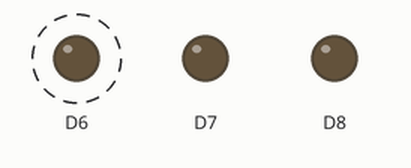
The sketch below on a simulated Arduino Due. On the bench: output pins drawn as LEDs (lit = HIGH). Dashed ring = blinking. Pins used as bus, display or sensor lines are not drawn; what the sketch prints to the serial monitor is not drawn.

Above: at 0.6 s.
Timing chart, 0 to 3.0 s (numbered marks = the images above):
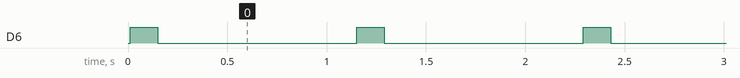

The sketch:

part3-2.ino
```cpp
#include <SPI.h>
#include "FXOS8700CQ.h"

FXOS8700CQ sensor;

void setup() {
  pinMode(6, OUTPUT);
  pinMode(7, OUTPUT);
  pinMode(8, OUTPUT);
  digitalWrite(6, LOW);
  digitalWrite(7, LOW);
  digitalWrite(8, LOW);

  // Initialize SerialUSB
  SerialUSB.begin(9600);
  while(!SerialUSB);
  SerialUSB.println("Serial configured; setup SPI");

  // Initialize SPI
  SPI.begin();

  // Initialize sensor
  sensor = FXOS8700CQ();
  sensor.init();
  delay(10); //delay to initialize fully

  // check WhoAmI
  sensor.checkWhoAmI();

}

void loop() {
//Fill code here to read from chip
//  sensor.readMagData();
//
//  SerialUSB.print("X value = ");
//  SerialUSB.println(sensor.magData.x);
//
//  SerialUSB.print("Y value = ");
//  SerialUSB.println(sensor.magData.y);
//
//  SerialUSB.print("Z value = ");
//  SerialUSB.println(sensor.magData.z);
//
//  SerialUSB.println("");
  uint8_t who;
  SerialUSB.println("Start reads");
  digitalWrite(6, HIGH);
  for (int i = 0; i < 10000; i++) {

      sensor.readReg(FXOS8700CQ_WHO_AM_I);

  }
  digitalWrite(6, LOW);
  SerialUSB.println("End Reads");
  delay(1000);

}
```

FXOS8700CQ.cpp
```cpp
#include "FXOS8700CQ.h"
#include <math.h>

//******************************************************************************
// Public Function Definitions
//------------------------------------------------------------------------------

//------------------------------------------------------------------------------
// FXOS8700CQ(): Initialize configuration parameters
//------------------------------------------------------------------------------
FXOS8700CQ::FXOS8700CQ() {
		magODR = MODR_100HZ; // Magnetometer data/sampling rate
		magOSR = MOSR_5;     // Choose magnetometer oversample rate

    pinMode(CS_PIN, OUTPUT);        // Select the GPIO Pin 51 as SPI Chip Select
    digitalWrite(CS_PIN, HIGH);     // Set Pin to high (Active Low)
}

//------------------------------------------------------------------------------
// writeReg(): Writes to a register
//------------------------------------------------------------------------------
void FXOS8700CQ::writeReg(uint8_t reg, uint8_t data) {
  spi_write_cmd(reg, data);
}

//------------------------------------------------------------------------------
// readReg(): Reads from a register
//------------------------------------------------------------------------------
uint8_t FXOS8700CQ::readReg(uint8_t reg) {
  return spi_read_cmd(reg);
}

//------------------------------------------------------------------------------
// readMagData(): Read the magnometer X, Y and Z axisdata
//------------------------------------------------------------------------------
void FXOS8700CQ::readMagData() {
  //read X
  magData.x = readReg(FXOS8700CQ_M_OUT_X_LSB); //read lower 8 bits
  magData.x |= readReg(FXOS8700CQ_M_OUT_X_MSB) << 8;  //read upper 8 bits
  //read Y
  magData.y = readReg(FXOS8700CQ_M_OUT_Y_LSB); //read lower 8 bits
  magData.y |= readReg(FXOS8700CQ_M_OUT_Y_MSB) << 8;  //read upper 8 bits
  //read Z
  magData.z = readReg(FXOS8700CQ_M_OUT_Z_LSB); //read lower 8 bits
  magData.z |= readReg(FXOS8700CQ_M_OUT_Z_MSB) << 8;  //read upper 8 bits
}

//------------------------------------------------------------------------------
// standby(): Put the FXOS8700CQ into standby mode for writing to registers
//------------------------------------------------------------------------------
void FXOS8700CQ::standby() {
  uint8_t current_config = readReg(FXOS8700CQ_CTRL_REG1);
  writeReg(FXOS8700CQ_CTRL_REG1, current_config & 0xFE); //reset active bit to be in standby mode so we can change this register safely

}

//------------------------------------------------------------------------------
// active(): Put the FXOS8700CQ into active mode to output data
//------------------------------------------------------------------------------
void FXOS8700CQ::active() {
  uint8_t current_config = readReg(FXOS8700CQ_CTRL_REG1);
  writeReg(FXOS8700CQ_CTRL_REG1, current_config | 0x1); //set active mode bit to resume operation

}

//------------------------------------------------------------------------------
// init(): Initialize the magnetometer
//         This function will put the magnetometer in standby mode, modify the
//         registers that put the device in mag-only mode, set the correct data
//         rate (ODR) and oversampling rate (OSR) for the magnetometer and put
//         it back in active mode
//------------------------------------------------------------------------------
void FXOS8700CQ::init() {

  standby();

  //Write CTRL_REG1 for ODR
  uint8_t current_config = readReg(FXOS8700CQ_CTRL_REG1);
  current_config |= magODR << 3; // set output data rate bits
  //datasheet does not indicate it needs to be in standby mode to set magnetometer ctrl regs
  writeReg(FXOS8700CQ_CTRL_REG1, current_config);

  //Write M_CTRL_REG1 for OSR, mag only mode
  current_config = readReg(FXOS8700CQ_M_CTRL_REG1);
  current_config &= 0xE0; //reset lower 5 bits
  current_config |= (magOSR << 2) | 0x1; // set bits for over sampling rate, and set only magnetometer to be active
  writeReg(FXOS8700CQ_M_CTRL_REG1, current_config);

  active();

}

//------------------------------------------------------------------------------
// checkWhoAmI(): Check the whoAmI register
//------------------------------------------------------------------------------
void FXOS8700CQ::checkWhoAmI(void) {
  whoAmIData = readReg(FXOS8700CQ_WHO_AM_I);
  if (whoAmIData == WHO_AM_I_VAL)
    SerialUSB.println("Who Am I check passed");
  else {
    SerialUSB.print("Who Am I check failed: ");
    SerialUSB.println(whoAmIData, HEX);
  }
}

//*****************************************************************************
```

FXOS8700CQ.h
```cpp
//------------------------------------------------------------------------------
// FXOS8700CQ Driver Header File
// Original Author: Matt Warner <mlw2224@rit.edu>
// The FXOS8700CQ is an accelerometer I2C/SPI sensor which is 3.3V tolerant.
//------------------------------------------------------------------------------

#ifndef FXOS8700CQ_H_
#define FXOS8700CQ_H_

#include <Arduino.h>
#include <SPI.h>
#include "spi_trans.h"

// Chip Select Pin for SPI
#define CS_PIN 51

// WHO_AM_I data value
#define WHO_AM_I_VAL 0xC7

//------------------------------------------------------------------------------
// Register Addresses
//------------------------------------------------------------------------------
#define FXOS8700CQ_STATUS           0x00
#define FXOS8700CQ_DR_STATUS        0x00
#define FXOS8700CQ_F_STATUS         0x00
#define FXOS8700CQ_OUT_X_MSB        0x01
#define FXOS8700CQ_OUT_X_LSB        0x02
#define FXOS8700CQ_OUT_Y_MSB        0x03
#define FXOS8700CQ_OUT_Y_LSB        0x04
#define FXOS8700CQ_OUT_Z_MSB        0x05
#define FXOS8700CQ_OUT_Z_LSB        0x06
#define FXOS8700CQ_F_SETUP          0x09
#define FXOS8700CQ_TRIG_CFG         0x0A
#define FXOS8700CQ_SYSMOD           0x0B
#define FXOS8700CQ_INT_SOURCE       0x0C
#define FXOS8700CQ_WHO_AM_I         0x0D
#define FXOS8700CQ_XYZ_DATA_CFG     0x0E
#define FXOS8700CQ_HP_FILTER_CUTOFF 0x0F
#define FXOS8700CQ_PL_STATUS        0x10
#define FXOS8700CQ_PL_CFG           0x11
#define FXOS8700CQ_PL_COUNT         0x12
#define FXOS8700CQ_PL_BF_ZCOMP      0x13
#define FXOS8700CQ_P_L_THS_REG      0x14
#define FXOS8700CQ_A_FFMT_CFG       0x15
#define FXOS8700CQ_A_FFMT_SRC       0x16
#define FXOS8700CQ_A_FFMT_THS       0x17
#define FXOS8700CQ_A_FFMT_COUNT     0x18
#define FXOS8700CQ_TRANSIENT_CFG    0x1D
#define FXOS8700CQ_TRANSIENT_SRC    0x1E
#define FXOS8700CQ_TRANSIENT_THS    0x1F
#define FXOS8700CQ_TRANSIENT_COUNT  0x20
#define FXOS8700CQ_PULSE_CFG        0x21
#define FXOS8700CQ_PULSE_SRC        0x22
#define FXOS8700CQ_PULSE_THSX       0x23
#define FXOS8700CQ_PULSE_THSY       0x24
#define FXOS8700CQ_PULSE_THSZ       0x25
#define FXOS8700CQ_PULSE_TMLT       0x26
#define FXOS8700CQ_PULSE_LTCY       0x27
#define FXOS8700CQ_PULSE_WIND       0x28
#define FXOS8700CQ_ASLP_COUNT       0x29
#define FXOS8700CQ_CTRL_REG1        0x2A
#define FXOS8700CQ_CTRL_REG2        0x2B
#define FXOS8700CQ_CTRL_REG3        0x2C
#define FXOS8700CQ_CTRL_REG4        0x2D
#define FXOS8700CQ_CTRL_REG5        0x2E
#define FXOS8700CQ_OFF_X            0x2F
#define FXOS8700CQ_OFF_Y            0x30
#define FXOS8700CQ_OFF_Z            0x31
#define FXOS8700CQ_M_DR_STATUS      0x32
#define FXOS8700CQ_M_OUT_X_MSB      0x33
#define FXOS8700CQ_M_OUT_X_LSB      0x34
#define FXOS8700CQ_M_OUT_Y_MSB      0x35
#define FXOS8700CQ_M_OUT_Y_LSB      0x36
#define FXOS8700CQ_M_OUT_Z_MSB      0x37
#define FXOS8700CQ_M_OUT_Z_LSB      0x38
#define FXOS8700CQ_CMP_OUT_X_MSB    0x39
#define FXOS8700CQ_CMP_OUT_X_LSB    0x3A
#define FXOS8700CQ_CMP_OUT_Y_MSB    0x3B
#define FXOS8700CQ_CMP_OUT_Y_LSB    0x3C
#define FXOS8700CQ_CMP_OUT_Z_MSB    0x3D
#define FXOS8700CQ_CMP_OUT_Z_LSB    0x3E
#define FXOS8700CQ_M_OFF_X_MSB      0x3F
#define FXOS8700CQ_M_OFF_X_LSB      0x40
#define FXOS8700CQ_M_OFF_Y_MSB      0x41
#define FXOS8700CQ_M_OFF_Y_LSB      0x42
#define FXOS8700CQ_M_OFF_Z_MSB      0x43
#define FXOS8700CQ_M_OFF_Z_LSB      0x44
#define FXOS8700CQ_MAX_X_MSB        0x45
#define FXOS8700CQ_MAX_X_LSB        0x46
#define FXOS8700CQ_MAX_Y_MSB        0x47
#define FXOS8700CQ_MAX_Y_LSB        0x48
#define FXOS8700CQ_MAX_Z_MSB        0x49
#define FXOS8700CQ_MAX_Z_LSB        0x4A
#define FXOS8700CQ_MIN_X_MSB        0x4B
#define FXOS8700CQ_MIN_X_LSB        0x4C
#define FXOS8700CQ_MIN_Y_MSB        0x4D
#define FXOS8700CQ_MIN_Y_LSB        0x4E
#define FXOS8700CQ_MIN_Z_MSB        0x4F
#define FXOS8700CQ_MIN_Z_LSB        0x50
#define FXOS8700CQ_TEMP             0x51
#define FXOS8700CQ_M_THS_CFG        0x52
#define FXOS8700CQ_M_THS_SRC        0x53
#define FXOS8700CQ_M_THS_X_MSB      0x54
#define FXOS8700CQ_M_THS_X_LSB      0x55
#define FXOS8700CQ_M_THS_Y_MSB      0x56
#define FXOS8700CQ_M_THS_Y_LSB      0x57
#define FXOS8700CQ_M_THS_Z_MSB      0x58
#define FXOS8700CQ_M_THS_Z_LSB      0x59
#define FXOS8700CQ_M_THS_COUNT      0x5A
#define FXOS8700CQ_M_CTRL_REG1      0x5B
#define FXOS8700CQ_M_CTRL_REG2      0x5C
#define FXOS8700CQ_M_CTRL_REG3      0x5D
#define FXOS8700CQ_M_INT_SRC        0x5E
#define FXOS8700CQ_A_VECM_CFG       0x5F
#define FXOS8700CQ_A_VECM_THS_MSB   0x60
#define FXOS8700CQ_A_VECM_THS_LSB   0x61
#define FXOS8700CQ_A_VECM_CNT       0x62
#define FXOS8700CQ_A_VECM_INITX_MSB 0x63
#define FXOS8700CQ_A_VECM_INITX_LSB 0x64
#define FXOS8700CQ_A_VECM_INITY_MSB 0x65
#define FXOS8700CQ_A_VECM_INITY_LSB 0x66
#define FXOS8700CQ_A_VECM_INITZ_MSB 0x67
#define FXOS8700CQ_A_VECM_INITZ_LSB 0x68
#define FXOS8700CQ_M_VECM_CFG       0x69
#define FXOS8700CQ_M_VECM_THS_MSB   0x6A
#define FXOS8700CQ_M_VECM_THS_LSB   0x6B
#define FXOS8700CQ_M_VECM_CNT       0x6C
#define FXOS8700CQ_M_VECM_INITX_MSB 0x6D
#define FXOS8700CQ_M_VECM_INITX_LSB 0x6E
#define FXOS8700CQ_M_VECM_INITY_MSB 0x6F
#define FXOS8700CQ_M_VECM_INITY_LSB 0x70
#define FXOS8700CQ_M_VECM_INITZ_MSB 0x71
#define FXOS8700CQ_M_VECM_INITZ_LSB 0x72
#define FXOS8700CQ_A_FFMT_THS_X_MSB 0x73
#define FXOS8700CQ_A_FFMT_THS_X_LSB 0x74
#define FXOS8700CQ_A_FFMT_THS_Y_MSB 0x75
#define FXOS8700CQ_A_FFMT_THS_Y_LSB 0x76
#define FXOS8700CQ_A_FFMT_THS_Z_MSB 0x77
#define FXOS8700CQ_A_FFMT_THS_Z_LSB 0x78
//------------------------------------------------------------------------------

//------------------------------------------------------------------------------
// Initial input parameters
//------------------------------------------------------------------------------

enum magODR {
		MODR_800HZ = 0,  // 200 Hz
		MODR_400HZ,
		MODR_200HZ,
		MODR_100HZ,
		MODR_50HZ,
		MODR_12_5HZ,    // 12.5 Hz, etc.
		MODR_6_25HZ,
		MODR_1_56HZ
};

enum magOSR {
		MOSR_0 = 0,     // oversample ratio 2 at 50 and 200 Hz ODR
		MOSR_1,
		MOSR_2,
		MOSR_3,
		MOSR_4,
		MOSR_5,
		MOSR_6,
		MOSR_7          // oversample ratio 8 at 200 Hz ODR, 32 at 50 HZ ODR
};

//------------------------------------------------------------------------------
// FXOS8700CQ Class: Member variable and function declarations
//------------------------------------------------------------------------------
class FXOS8700CQ {
		public:
				typedef struct {
	    			int16_t	x;
	    			int16_t	y;
	    			int16_t	z;
				} SRAWDATA;

				// Sensor data
				SRAWDATA magData; 				// RAW magnometer sensor data
				uint8_t whoAmIData; 			// Who Am I data

				// Sensor configuration
				uint8_t magODR;						// Magnetometer data sampling rate
				uint8_t magOSR;						// Magnetometer oversampling rate

				FXOS8700CQ();

				// Register functions
				void writeReg(byte reg, byte value); 	// Write to a register
				byte readReg(byte reg);								// Read from a register

				// Initialization & Termination
				void init(void);          // Initialize the FXOS8700CQ parameters
				void standby(void);       // Put FXOS8700CQ in standby mode
				void active(void);			  // Put FXOS8700CQ in active mode

				// Read sensor data
				void readMagData();   // Read the magnetometer data

				// Miscellaneous Functions
				void checkWhoAmI(void);   // Read the Who Am I register
};

#endif
```

spi_trans.cpp
```cpp
// Reading and Writing the SPI bus

//------------------------------------------------------------------------------
// Headers
//------------------------------------------------------------------------------
#include "spi_trans.h"

//******************************************************************************
// Function Definitions
//------------------------------------------------------------------------------

//------------------------------------------------------------------------------
// spi_write_cmd(): Transmit to a SPI device
//------------------------------------------------------------------------------
void spi_write_cmd(uint8_t address, uint8_t tx_data) {
#ifdef SPI_DEBUG
  SerialUSB.println("Write over SPI");
#endif
  digitalWrite(CS_PIN, LOW); //chip select low active
//  delay(1); //give some time for slave to intialize
  SPI.beginTransaction(SPISettings(SPI_HZ, SPI_ORDER, SPI_MODE)); //configure parameters

#ifdef SPI_DEBUG
  SerialUSB.println(SPI.transfer(0x80 | (0x7f & address)), HEX); //RW bit and lower 7 bits of address
  SerialUSB.println(SPI.transfer(address), HEX); //highest bit of address; remaining  bits are don't cares
  SerialUSB.println(SPI.transfer(tx_data), HEX); // transfer the data itself
#else
  SPI.transfer(0x80 | (0x7f & address)); //RW bit and lower 7 bits of address
  SPI.transfer(address); //highest bit of address; remaining  bits are don't cares
  SPI.transfer(tx_data); // transfer the data itself
#endif

  digitalWrite(CS_PIN, HIGH); //release chip select
  SPI.endTransaction();

#ifdef SPI_DEBUG
  SerialUSB.println("Finish write over SPI");
#endif
}

//------------------------------------------------------------------------------
// spi_read_cmd(): Read from a SPI device. Return the data read from register
//------------------------------------------------------------------------------
uint8_t spi_read_cmd(uint8_t address) {
#ifdef SPI_DEBUG
  SerialUSB.println("Read over SPI");
#endif

  uint8_t rx_data;

  digitalWrite(CS_PIN, LOW); //chip select low active
//  delay(1); //give some time for slave to intialize
  SPI.beginTransaction(SPISettings(SPI_HZ, SPI_ORDER, SPI_MODE)); //configure parameters

#ifdef SPI_DEBUG //print what we get back at end step
  SerialUSB.println(SPI.transfer(0x7f & address), HEX); //RW bit and lower 7 bits of address
  SerialUSB.println(SPI.transfer(address), HEX); //send highest bit of address, rest doesn't matter
  rx_data = SPI.transfer(0);  //receive data; need to keep sending clock pulses
  SerialUSB.println(rx_data, HEX);
#else
  SPI.transfer(0x7f & address); //RW bit and lower 7 bits of address
  SPI.transfer(address); //highest bit of addresss and 7 zeros (don't care)
  rx_data = SPI.transfer(0); // receive data; need to keep sending clock pulses
#endif

  digitalWrite(CS_PIN, HIGH); //release chip select
  SPI.endTransaction();

#ifdef SPI_DEBUG
  SerialUSB.println("Finish read over SPI");
#endif

  return rx_data;

}

//*****************************************************************************
```

spi_trans.h
```cpp
#include <Arduino.h>
#include<SPI.h>
#include<math.h>
#include <stdint.h>

//#define SPI_DEBUG 1

// Chip Select Pin for SPI
#define CS_PIN 51

//data setup on falling edge, data capture on rising edge
#define SPI_MODE SPI_MODE0
// 1 MHz
#define SPI_HZ 1000000
// Send most significant bit first
#define SPI_ORDER MSBFIRST


//Function Declarations
void spi_write_cmd(uint8_t address, uint8_t tx_data);
uint8_t spi_read_cmd(uint8_t address);
```

Measured:
- by itself, D6: alternates HIGH for 0.14 s and LOW for 1.0 s
